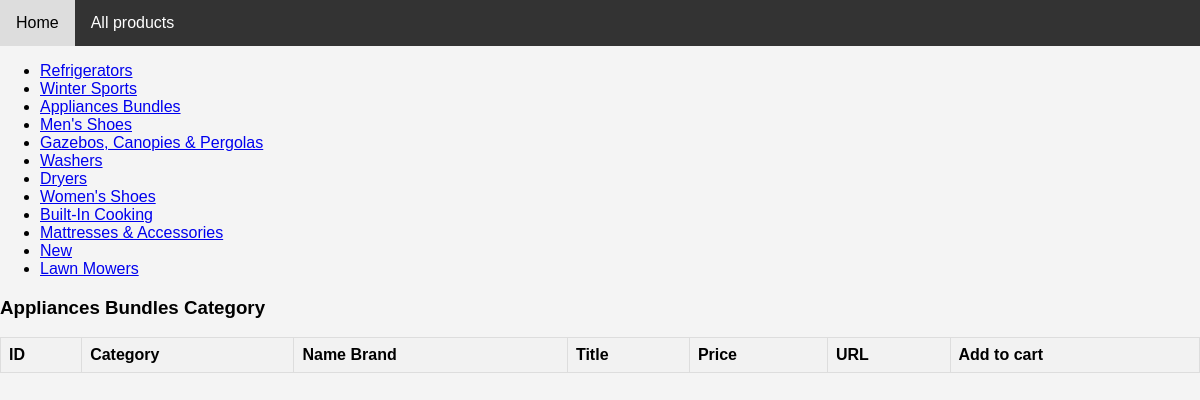
Screenshot of /products/category/3/ with the database file from the repository.
### product/models.py (models this page shows, shortened)
class ProductCategory(models.Model):
    name = models.CharField(max_length=70)

### product/views.py (the view)
# urls.py: path('category/<int:category_id>/', filter_product_by_category, name='filter_product_by_category'),
def filter_product_by_category(request, category_id):
    category = get_object_or_404(ProductCategory, id=category_id)
    categories = ProductCategory.objects.all().distinct()
    filtered_products = Product.objects.filter(category_id=category)
    return render(request, 'product/filtered_products.html', context={'filtered_products': filtered_products,
                                                                      'category': category,
                                                                      'categories': categories})

### product/templates/product/filtered_products.html (shortened to what this page needs)
{% extends 'ui/base.html' %}
{% block content %}
{% load static %}
<link rel="stylesheet" href="{% static 'product/style.css' %}">
     <ul>
        {% for category in categories %}
            <li><a href="{% url 'product:filter_product_by_category' category_id=category.id %}">{{ category.name }}</a></li>
        {% endfor %}
     </ul>
    <h3>{{category.name}} Category</h3>
    <table>
        <tr>
            <th>ID</th>
            <th>Category</th>
            <th>Name Brand</th>
            <th>Title</th>
            <th>Price</th>
            <th>URL</th>
            <th>Add to cart</th>
        </tr>
    </table>
{% endblock %}

### ui/static/ui/style.css (style rules this page uses)
body { font-family: Arial, sans-serif; background-color: #f4f4f4; margin: 0; padding: 0; }

### product/static/product/style.css (style rules this page uses)
body { font-family: Arial, sans-serif; background-color: #f4f4f4; margin: 0; padding: 0; }
table { border-collapse: collapse; width: 100%; }
th, td { border: 1px solid #ddd; padding: 8px; text-align: left; }
th { background-color: #f2f2f2; }

### rows the page displays
ProductCategory: name "Refrigerators"
ProductCategory: name "Winter Sports"
ProductCategory: name "Appliances Bundles"
ProductCategory: name "Men's Shoes"
ProductCategory: name "Gazebos, Canopies & Pergolas"
ProductCategory: name "Washers"
ProductCategory: name "Dryers"
ProductCategory: name "Women's Shoes"
ProductCategory: name "Built-In Cooking"
ProductCategory: name "Mattresses & Accessories"
ProductCategory: name "New"
ProductCategory: name "Lawn Mowers"
